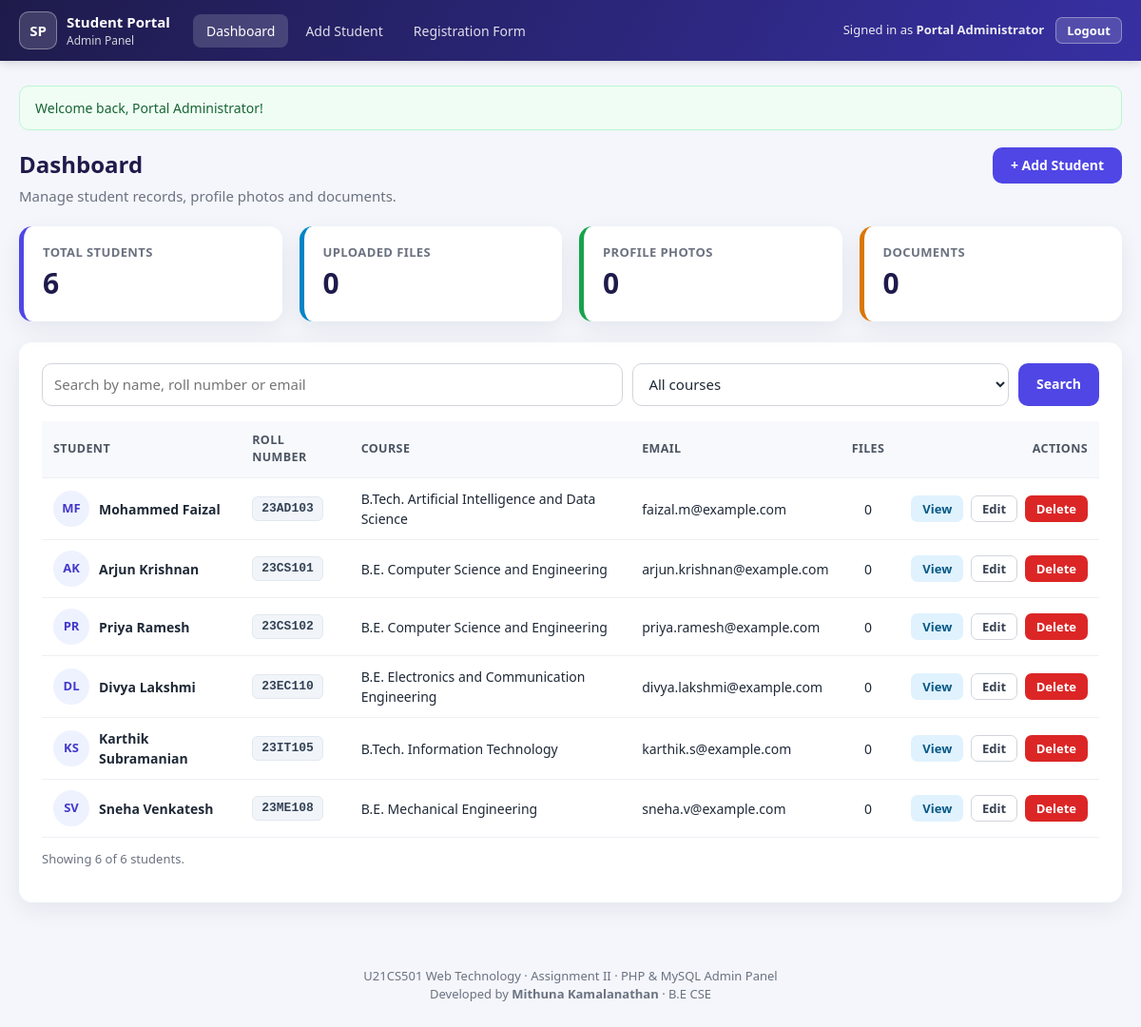
The page /Question2_PHP/dashboard.php (signed in) on the database its author committed.
### tables this page shows
CREATE TABLE students (
    id             INT          NOT NULL AUTO_INCREMENT,
    name           VARCHAR(100) NOT NULL,
    roll_number    VARCHAR(20)  NOT NULL,
    email          VARCHAR(150) NOT NULL,
    course         VARCHAR(100) NOT NULL,
    phone          VARCHAR(15)  NULL,
    date_of_birth  DATE         NULL,
    address        VARCHAR(255) NULL,
    password_hash  VARCHAR(255) NULL,    
    created_at     TIMESTAMP    NOT NULL DEFAULT CURRENT_TIMESTAMP,
    updated_at     TIMESTAMP    NOT NULL DEFAULT CURRENT_TIMESTAMP
                                ON UPDATE CURRENT_TIMESTAMP,
    PRIMARY KEY (id),
    CONSTRAINT uq_students_roll  UNIQUE (roll_number),
    CONSTRAINT uq_students_email UNIQUE (email),
    INDEX idx_students_course (course),
    INDEX idx_students_name (name)
);

### Question2_PHP/includes/functions.php (called while the page is built, shortened)
<?php
function e(?string $value): string
{
    return htmlspecialchars((string) $value, ENT_QUOTES | ENT_SUBSTITUTE, 'UTF-8');
}
function get_flashes(): array
{
    $messages = $_SESSION['flash'] ?? [];
    return $messages;
}

### Question2_PHP/config/database.php (called while the page is built, shortened)
<?php
function db(): PDO
{
    static $pdo = null;
    if ($pdo === null) {
        $dsn = sprintf('mysql:host=%s;port=%s;dbname=%s;charset=utf8mb4', DB_HOST, DB_PORT, DB_NAME);
        try {
            $pdo = new PDO($dsn, DB_USER, DB_PASS, [
                PDO::ATTR_ERRMODE            => PDO::ERRMODE_EXCEPTION,
                PDO::ATTR_DEFAULT_FETCH_MODE => PDO::FETCH_ASSOC,
                PDO::ATTR_EMULATE_PREPARES   => false,
            ]);
        } catch (PDOException $e) {
            error_log('Database connection failed: ' . $e->getMessage());
            render_error_page(
                'Database connection failed',
                'The application could not connect to the MySQL database. Please make sure MySQL is running '
                . 'and the settings in config/database.php are correct.',
                500
            );
        }
    }
    return $pdo;
}

### Question2_PHP/dashboard.php (the view, shortened to what this page needs)
<?php
$search = trim((string) ($_GET['q'] ?? ''));
try {
    $stats = db()->query(
        "SELECT
            (SELECT COUNT(*) FROM students)                                          AS total_students,
            (SELECT COUNT(*) FROM student_files)                                     AS total_files,
            (SELECT COUNT(*) FROM student_files WHERE file_category = 'profile')     AS total_photos,
            (SELECT COUNT(*) FROM student_files WHERE file_category = 'document')    AS total_documents,
            (SELECT COUNT(DISTINCT course) FROM students)                            AS total_courses"
    )->fetch();
    $where = [];
    $params = [];
    $sql = "SELECT s.id, s.name, s.roll_number, s.email, s.course, s.created_at,
                   (SELECT COUNT(*) FROM student_files f WHERE f.student_id = s.id) AS file_count,
                   (SELECT p.id FROM student_files p
                     WHERE p.student_id = s.id AND p.file_category = 'profile'
                     ORDER BY p.upload_date DESC, p.id DESC LIMIT 1) AS photo_id
            FROM students s"
        . ($where ? ' WHERE ' . implode(' AND ', $where) : '')
        . ' ORDER BY s.roll_number ASC';
    $stmt = db()->prepare($sql);
    $stmt->execute($params);
    $students = $stmt->fetchAll();
} catch (PDOException $e) {
    error_log('Dashboard query failed: ' . $e->getMessage());
    render_error_page('Could not load students', 'A database error occurred while loading the student list.');
}
function initials(string $name): string
{
    $words = preg_split('/\s+/', trim($name)) ?: [];
    $letters = '';
    foreach (array_slice($words, 0, 2) as $word) {
        $letters .= strtoupper($word[0] ?? '');
    }
    return $letters;
}
$activePage = 'dashboard';
require __DIR__ . '/includes/header.php';
?>
<div class="page-header">
    <div>
        <h1>Dashboard</h1>
        <p class="muted">Manage student records, profile photos and documents.</p>
    </div>
    <a href="add_student.php" class="btn btn-primary">+ Add Student</a>
</div>
<section class="stats-grid">
    <div class="stat-card">
        <span class="stat-label">Total Students</span>
        <span class="stat-value"><?= (int) $stats['total_students'] ?></span>
    </div>
    <div class="stat-card">
        <span class="stat-label">Uploaded Files</span>
        <span class="stat-value"><?= (int) $stats['total_files'] ?></span>
    </div>
    <div class="stat-card">
        <span class="stat-label">Profile Photos</span>
        <span class="stat-value"><?= (int) $stats['total_photos'] ?></span>
    </div>
    <div class="stat-card">
        <span class="stat-label">Documents</span>
        <span class="stat-value"><?= (int) $stats['total_documents'] ?></span>
    </div>
</section>
<section class="card">
    <form method="get" action="dashboard.php" class="filter-bar">
        <input type="search" name="q" value="<?= e($search) ?>" maxlength="100"
               placeholder="Search by name, roll number or email" aria-label="Search students">
        <select name="course" aria-label="Filter by course">
            <option value="">All courses</option>
        </select>
        <button type="submit" class="btn btn-primary">Search</button>
    </form>
    <div class="table-wrapper">
        <table class="data-table">
            <thead>
            <tr>
                <th>Student</th>
                <th>Roll Number</th>
                <th>Course</th>
                <th>Email</th>
                <th class="center">Files</th>
                <th class="right">Actions</th>
            </tr>
            </thead>
            <tbody>
            <?php foreach ($students as $student): ?>
                <tr>
                    <td data-label="Student">
                        <div class="student-cell">
                            <?php if ($student['photo_id']): ?>
                                <img class="avatar" src="view_file.php?id=<?= (int) $student['photo_id'] ?>"
                                     alt="Photo of <?= e($student['name']) ?>">
                            <?php else: ?>
                                <span class="avatar avatar-initials"><?= e(initials($student['name'])) ?></span>
                            <?php endif; ?>
                            <strong><?= e($student['name']) ?></strong>
                        </div>
                    </td>
                    <td data-label="Roll Number"><span class="badge"><?= e($student['roll_number']) ?></span></td>
                    <td data-label="Course"><?= e($student['course']) ?></td>
                    <td data-label="Email"><?= e($student['email']) ?></td>
                    <td data-label="Files" class="center"><?= (int) $student['file_count'] ?></td>
                    <td data-label="Actions" class="right actions">
                        <a class="btn btn-sm btn-info" href="view_student.php?id=<?= (int) $student['id'] ?>">View</a>
                        <a class="btn btn-sm btn-secondary" href="edit_student.php?id=<?= (int) $student['id'] ?>">Edit</a>
                        <a class="btn btn-sm btn-danger" href="delete_student.php?id=<?= (int) $student['id'] ?>">Delete</a>
                    </td>
                </tr>
            <?php endforeach; ?>
            </tbody>
        </table>
    </div>
    <p class="muted small">Showing <?= count($students) ?> of <?= (int) $stats['total_students'] ?> students.</p>
</section>
<?php require __DIR__ . '/includes/footer.php'; ?>

### Question2_PHP/includes/header.php (shortened to what this page needs)
<?php
$activePage = $activePage ?? '';
?>
<!DOCTYPE html>
<html lang="en">
<head>
    <link rel="stylesheet" href="css/admin.css">
</head>
<body>
<header class="topbar">
    <div class="container topbar-inner">
        <a class="brand" href="dashboard.php">
            <span class="brand-logo" aria-hidden="true">SP</span>
            <span>
                <span class="brand-title">Student Portal</span>
                <span class="brand-subtitle">Admin Panel</span>
            </span>
        </a>
        <nav class="nav" aria-label="Admin navigation">
            <a href="dashboard.php" class="<?= $activePage === 'dashboard' ? 'active' : '' ?>">Dashboard</a>
            <a href="add_student.php" class="<?= $activePage === 'add' ? 'active' : '' ?>">Add Student</a>
            <a href="../Question1_Frontend/register.html" target="_blank" rel="noopener">Registration Form</a>
        </nav>
        <div class="user-box">
            <span class="user-name">Signed in as <strong><?= e($_SESSION['admin_name'] ?? '') ?></strong></span>
            <form method="post" action="logout.php" class="inline-form">
                <button type="submit" class="btn btn-light btn-sm">Logout</button>
            </form>
        </div>
    </div>
</header>
<main class="container page">
<?php foreach (get_flashes() as $flash): ?>
    <div class="alert alert-<?= e($flash['type']) ?>" role="alert"><?= e($flash['message']) ?></div>
<?php endforeach; ?>

### Question2_PHP/includes/footer.php (shortened to what this page needs)
</main>
<footer class="footer">
    <div class="container">U21CS501 Web Technology · Assignment II · PHP &amp; MySQL Admin Panel<br>Developed by <strong>Mithuna Kamalanathan</strong> · B.E CSE</div>
</footer>
</body>
</html>

### rows shown on the page
students: name "MF", name "Mohammed Faizal", roll_number "23AD103", course "B.Tech. Artificial Intelligence and Data Science", email "faizal.m@example.com", file_count "0"
students: name "AK", name "Arjun Krishnan", roll_number "23CS101", course "B.E. Computer Science and Engineering", email "arjun.krishnan@example.com", file_count "0"
students: name "PR", name "Priya Ramesh", roll_number "23CS102", course "B.E. Computer Science and Engineering", email "priya.ramesh@example.com", file_count "0"
students: name "DL", name "Divya Lakshmi", roll_number "23EC110", course "B.E. Electronics and Communication Engineering", email "divya.lakshmi@example.com", file_count "0"
students: name "KS", name "Karthik Subramanian", roll_number "23IT105", course "B.Tech. Information Technology", email "karthik.s@example.com", file_count "0"
students: name "SV", name "Sneha Venkatesh", roll_number "23ME108", course "B.E. Mechanical Engineering", email "sneha.v@example.com", file_count "0"

### other values the page prints
$_SESSION['admin_name'] "Portal Administrator"
$flash['message'] "Welcome back, Portal Administrator!"
$stats['total_students'] "6"
$stats['total_files'] "0"
$stats['total_photos'] "0"
$stats['total_documents'] "0"
count($students) "6"
